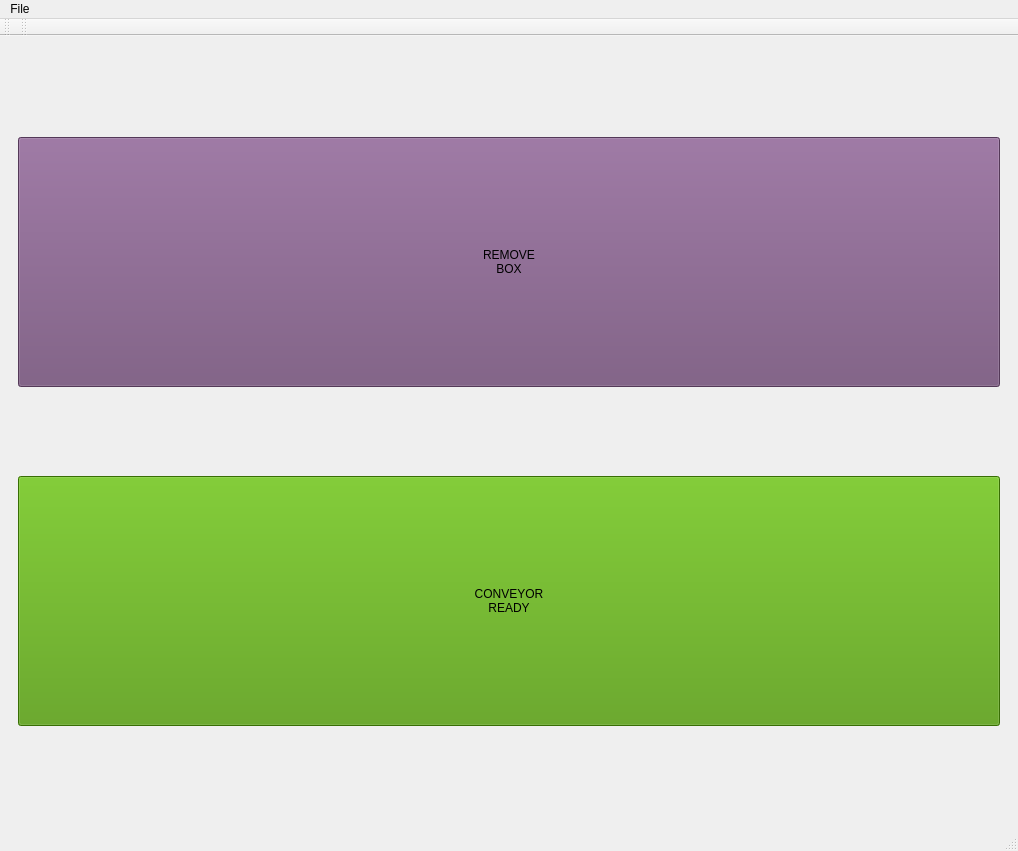
<?xml version="1.0" encoding="UTF-8"?>
<ui version="4.0">
 <class>EV_MainWindow</class>
 <widget class="QMainWindow" name="EV_MainWindow">
  <property name="geometry">
   <rect>
    <x>0</x>
    <y>0</y>
    <width>1018</width>
    <height>851</height>
   </rect>
  </property>
  <property name="windowTitle">
   <string>ExpoVisualisator</string>
  </property>
  <property name="styleSheet">
   <string notr="true"/>
  </property>
  <widget class="QWidget" name="centralwidget">
   <property name="styleSheet">
    <string notr="true">#centralwidget {background-image: url(:/images/bg.jpg);}</string>
   </property>
   <layout class="QVBoxLayout" name="verticalLayout">
    <item>
     <widget class="QWidget" name="wStoragePlaces" native="true">
      <property name="styleSheet">
       <string notr="true"/>
      </property>
      <layout class="QGridLayout" name="gridLayout">
       <item row="1" column="0">
        <widget class="QPushButton" name="btnConveyorReady">
         <property name="minimumSize">
          <size>
           <width>100</width>
           <height>250</height>
          </size>
         </property>
         <property name="styleSheet">
          <string notr="true">QPushButton { background-color: rgb(78, 154, 6); } QPushButton:checked { border:3px solid red; border-radius:5px }</string>
         </property>
         <property name="text">
          <string>CONVEYOR
READY</string>
         </property>
         <property name="checkable">
          <bool>true</bool>
         </property>
        </widget>
       </item>
       <item row="0" column="0">
        <widget class="QPushButton" name="btnRemoveBox">
         <property name="minimumSize">
          <size>
           <width>100</width>
           <height>250</height>
          </size>
         </property>
         <property name="styleSheet">
          <string notr="true">QPushButton { background-color: rgb(117, 80, 123);} QPushButton:checked { border:3px solid red; border-radius:5px }</string>
         </property>
         <property name="text">
          <string>REMOVE
BOX</string>
         </property>
         <property name="checkable">
          <bool>true</bool>
         </property>
        </widget>
       </item>
      </layout>
     </widget>
    </item>
   </layout>
  </widget>
  <widget class="QStatusBar" name="statusbar"/>
  <widget class="QToolBar" name="toolMain">
   <property name="windowTitle">
    <string>Scene tools</string>
   </property>
   <property name="orientation">
    <enum>Qt::Horizontal</enum>
   </property>
   <attribute name="toolBarArea">
    <enum>TopToolBarArea</enum>
   </attribute>
   <attribute name="toolBarBreak">
    <bool>false</bool>
   </attribute>
  </widget>
  <widget class="QToolBar" name="toolEdit">
   <property name="windowTitle">
    <string>Graph tools</string>
   </property>
   <property name="orientation">
    <enum>Qt::Horizontal</enum>
   </property>
   <attribute name="toolBarArea">
    <enum>TopToolBarArea</enum>
   </attribute>
   <attribute name="toolBarBreak">
    <bool>false</bool>
   </attribute>
  </widget>
  <widget class="QMenuBar" name="menubar">
   <property name="geometry">
    <rect>
     <x>0</x>
     <y>0</y>
     <width>1018</width>
     <height>22</height>
    </rect>
   </property>
   <property name="defaultUp">
    <bool>false</bool>
   </property>
   <property name="nativeMenuBar">
    <bool>true</bool>
   </property>
   <widget class="QMenu" name="menuFile">
    <property name="title">
     <string>File</string>
    </property>
   </widget>
   <addaction name="menuFile"/>
  </widget>
 </widget>
 <resources>
  <include location="images.qrc"/>
 </resources>
 <connections/>
</ui>
